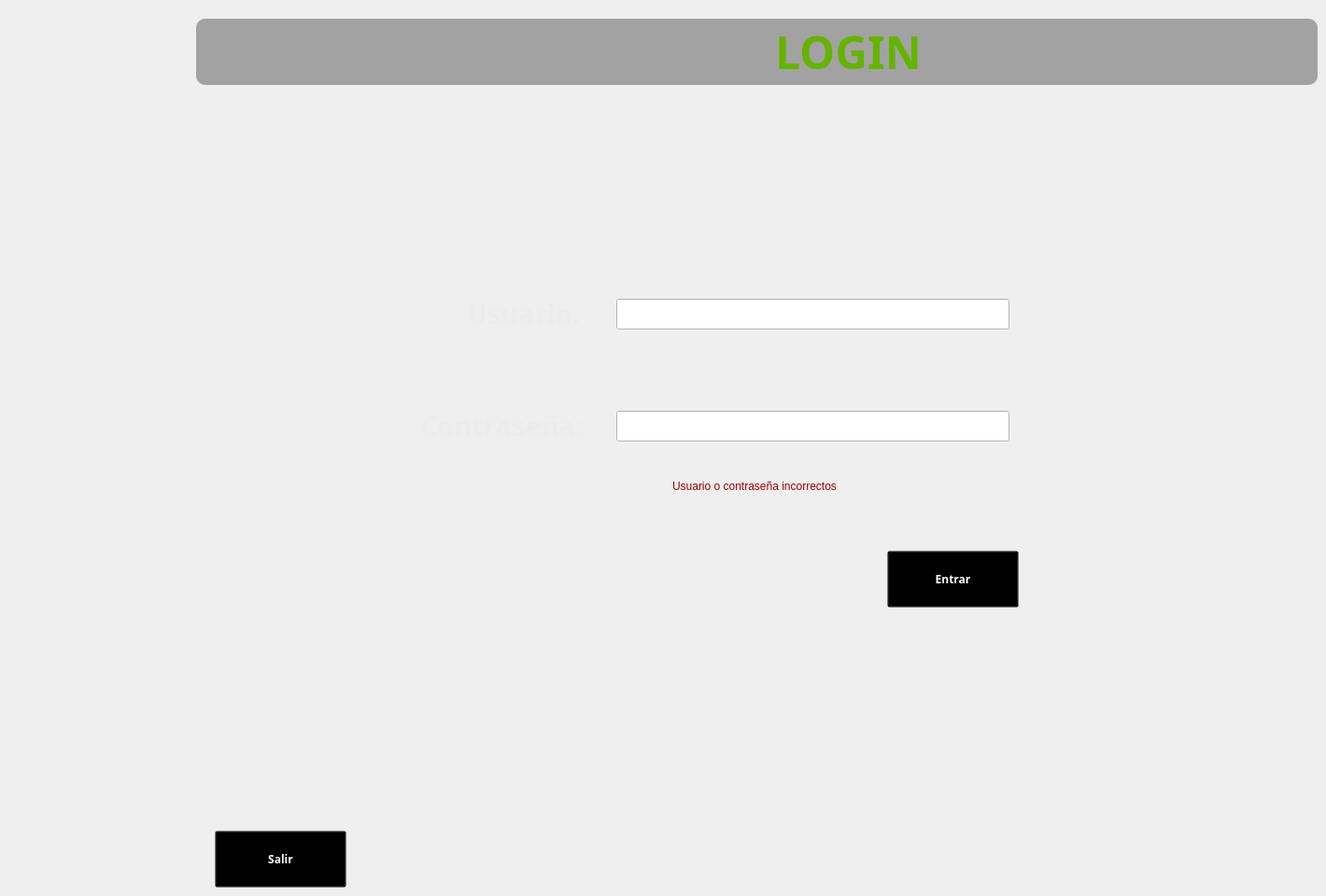
   <widget class="QWidget" name="page_2">
    <widget class="QGroupBox" name="groupBox_55">
     <property name="geometry">
      <rect>
       <x>210</x>
       <y>20</y>
       <width>1201</width>
       <height>71</height>
      </rect>
     </property>
     <property name="styleSheet">
      <string notr="true">background-color: rgb(48, 48, 48,40%);
border-radius:10%;</string>
     </property>
     <property name="title">
      <string/>
     </property>
     <widget class="QLabel" name="label_133">
      <property name="geometry">
       <rect>
        <x>620</x>
        <y>10</y>
        <width>181</width>
        <height>51</height>
       </rect>
      </property>
      <property name="font">
       <font>
        <family>Sans Serif</family>
        <pointsize>36</pointsize>
        <weight>75</weight>
        <italic>false</italic>
        <bold>true</bold>
       </font>
      </property>
      <property name="styleSheet">
       <string notr="true">background-color:transparent;
color:rgb(101, 179, 0)</string>
      </property>
      <property name="text">
       <string>LOGIN</string>
      </property>
     </widget>
    </widget>
    <widget class="QLabel" name="ltime_12">
     <property name="geometry">
      <rect>
       <x>500</x>
       <y>320</y>
       <width>131</width>
       <height>31</height>
      </rect>
     </property>
     <property name="font">
      <font>
       <family>Droid Sans</family>
       <pointsize>22</pointsize>
       <weight>75</weight>
       <italic>false</italic>
       <bold>true</bold>
      </font>
     </property>
     <property name="styleSheet">
      <string notr="true">background-color:transparent;
color:rgb(236, 236, 236);
</string>
     </property>
     <property name="text">
      <string>Usuario:</string>
     </property>
    </widget>
    <widget class="QLabel" name="ltime_13">
     <property name="geometry">
      <rect>
       <x>450</x>
       <y>440</y>
       <width>171</width>
       <height>31</height>
      </rect>
     </property>
     <property name="font">
      <font>
       <family>Droid Sans</family>
       <pointsize>22</pointsize>
       <weight>75</weight>
       <italic>false</italic>
       <bold>true</bold>
      </font>
     </property>
     <property name="styleSheet">
      <string notr="true">background-color:transparent;
color:rgb(236, 236, 236);
</string>
     </property>
     <property name="text">
      <string>Contraseña:</string>
     </property>
    </widget>
    <widget class="QLineEdit" name="lusu">
     <property name="geometry">
      <rect>
       <x>660</x>
       <y>320</y>
       <width>421</width>
       <height>33</height>
      </rect>
     </property>
     <property name="styleSheet">
      <string notr="true">color:rrgb(255,255,255);
background-color:white</string>
     </property>
     <property name="text">
      <string/>
     </property>
    </widget>
    <widget class="QLineEdit" name="lcont">
     <property name="geometry">
      <rect>
       <x>660</x>
       <y>440</y>
       <width>421</width>
       <height>33</height>
      </rect>
     </property>
     <property name="styleSheet">
      <string notr="true">color:rrgb(255,255,255);
background-color:white</string>
     </property>
     <property name="echoMode">
      <enum>QLineEdit::Password</enum>
     </property>
    </widget>
    <widget class="QPushButton" name="bsalirLogin">
     <property name="geometry">
      <rect>
       <x>230</x>
       <y>890</y>
       <width>141</width>
       <height>61</height>
      </rect>
     </property>
     <property name="font">
      <font>
       <family>Sans Serif</family>
       <weight>75</weight>
       <italic>false</italic>
       <bold>true</bold>
      </font>
     </property>
     <property name="styleSheet">
      <string notr="true">background-color:transparent;
color:white;
</string>
     </property>
     <property name="text">
      <string>Salir</string>
     </property>
     <property name="icon">
      <iconset>
       <normaloff>iconos/fb5.png</normaloff>iconos/fb5.png</iconset>
     </property>
     <property name="iconSize">
      <size>
       <width>128</width>
       <height>128</height>
      </size>
     </property>
    </widget>
    <widget class="QPushButton" name="bentrar">
     <property name="geometry">
      <rect>
       <x>950</x>
       <y>590</y>
       <width>141</width>
       <height>61</height>
      </rect>
     </property>
     <property name="font">
      <font>
       <family>Sans Serif</family>
       <weight>75</weight>
       <italic>false</italic>
       <bold>true</bold>
      </font>
     </property>
     <property name="styleSheet">
      <string notr="true">background-color:transparent;
color:white;
</string>
     </property>
     <property name="text">
      <string>Entrar</string>
     </property>
     <property name="icon">
      <iconset>
       <normaloff>iconos/fb14.png</normaloff>iconos/fb14.png</iconset>
     </property>
     <property name="iconSize">
      <size>
       <width>128</width>
       <height>128</height>
      </size>
     </property>
    </widget>
    <widget class="QLabel" name="lerror1">
     <property name="enabled">
      <bool>true</bool>
     </property>
     <property name="geometry">
      <rect>
       <x>720</x>
       <y>510</y>
       <width>321</width>
       <height>21</height>
      </rect>
     </property>
     <property name="styleSheet">
      <string notr="true">color:rgb(158, 1, 1)
</string>
     </property>
     <property name="text">
      <string>Usuario o contraseña incorrectos</string>
     </property>
    </widget>
   </widget>
